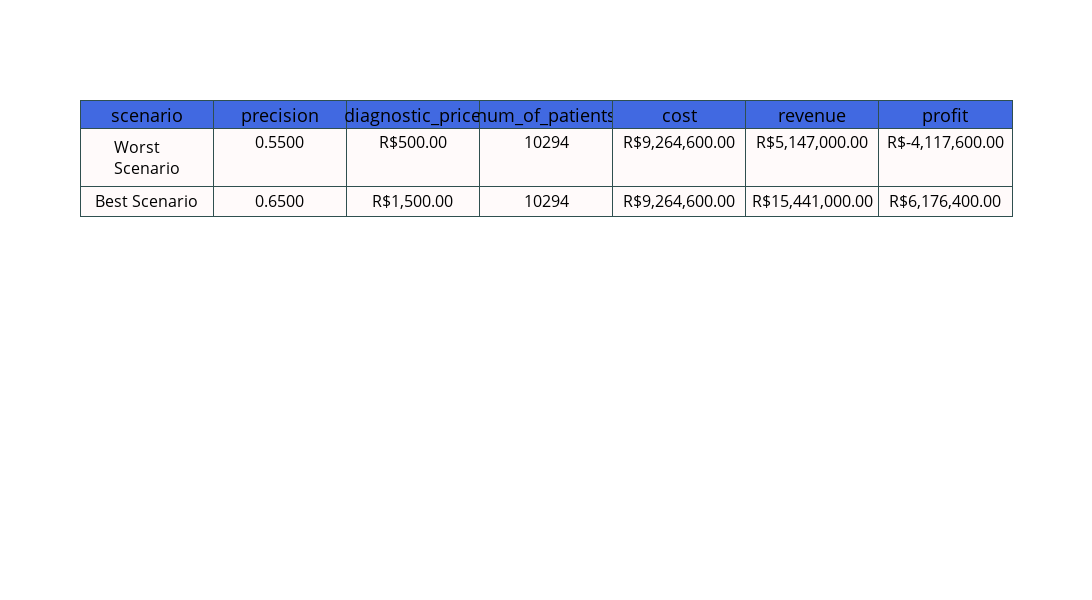

The code cell stored with this chart in its notebook:
### Code cell
df_to_image(c_performance.reset_index().rename(columns={'index': 'scenario'}), head_color='royalblue', table_color='snow')

### Figure 1 — Plotly figure (JSON) as saved in the notebook; plotly's stock layout.template omitted (floating-point values rounded to 4 significant figures)
{"data": [{"cells": {"align": "center", "fill": {"color": "snow"}, "font": {"color": "black", "size": 16}, "height": 30, "line": {"color": "darkslategray"}, "values": [["Worst Scenario", "Best Scenario"], ["0.5500", "0.6500"], ["R$500.00", "R$1,500.00"], [10294, 10294], ["R$9,264,600.00", "R$9,264,600.00"], ["R$5,147,000.00", "R$15,441,000.00"], ["R$-4,117,600.00", "R$6,176,400.00"]]}, "header": {"align": "center", "fill": {"color": "royalblue"}, "font": {"color": "black", "size": 18}, "line": {"color": "darkslategray"}, "values": ["scenario", "precision", "diagnostic_price", "num_of_patients", "cost", "revenue", "profit"]}, "type": "table"}], "layout": {"height": 600, "paper_bgcolor": "rgba(0,0,0,0)", "width": 2080}}
